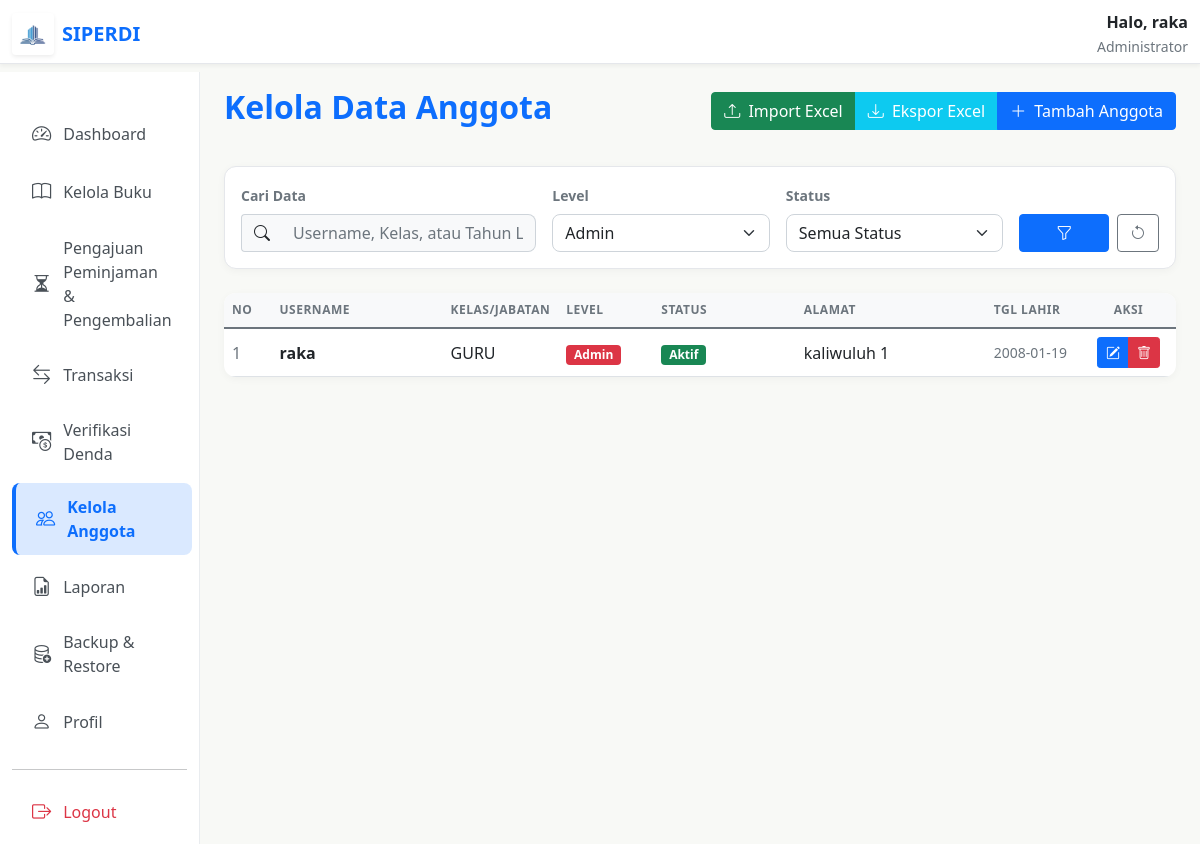
The app's page /admin/kelola-anggota/anggota.php?filter_level=admin (signed in), older data.
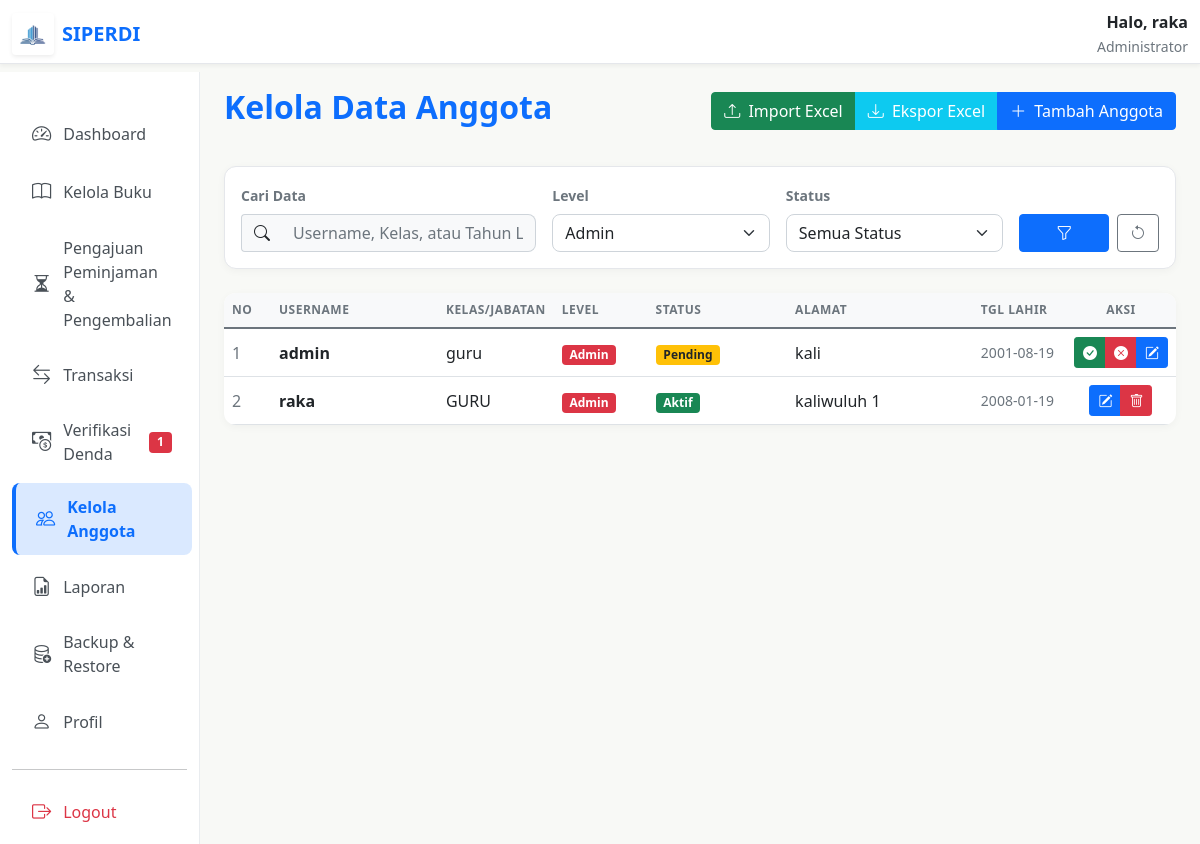
The same page, newer data.
### tables this page shows
CREATE TABLE `users` (
  `id` int(11) NOT NULL AUTO_INCREMENT,
  `username` varchar(50) NOT NULL,
  `password` varchar(255) NOT NULL,
  `level` enum('admin','user') NOT NULL,
  `created_at` timestamp NULL DEFAULT current_timestamp(),
  `kelas` varchar(50) DEFAULT NULL,
  `alamat` text DEFAULT NULL,
  `tanggal_lahir` date DEFAULT NULL,
  `status` enum('pending','aktif') DEFAULT 'pending',
  PRIMARY KEY (`id`),
  UNIQUE KEY `username` (`username`)
);

### admin/kelola-anggota/anggota.php (the view, shortened to what the changed rows need)
<?php
include __DIR__ . "/../../config/database.php";
 $count_denda_pending = mysqli_fetch_assoc(mysqli_query($conn, "SELECT COUNT(*) as total FROM transaksi WHERE status = 'pending_payment'"))['total'];
$perPage = 8;
$page = isset($_GET['page']) ? (int)$_GET['page'] : 1;
$start = ($page > 1) ? ($page * $perPage) - $perPage : 0;
$filter_level = $_GET['filter_level'] ?? 'all';
$filter_level_sql = mysqli_real_escape_string($conn, $filter_level);
$conditions = [];
if ($filter_level_sql != 'all') {
    $conditions[] = "level='$filter_level_sql'";
}
$query = "SELECT id, username, level, kelas, alamat, tanggal_lahir, status FROM users";
if (!empty($conditions)) {
    $query .= " WHERE " . implode(' AND ', $conditions);
}
$query .= " ORDER BY id DESC LIMIT $start, $perPage";
$result = mysqli_query($conn, $query);
$admin_name = $_SESSION['username'] ?? $_SESSION['nama'] ?? 'Admin';
if ($admin_name === 'Admin' && isset($_SESSION['id'])) {
    $query_user = mysqli_query($conn, "SELECT username FROM users WHERE id = " . (int)$_SESSION['id']);
    $data_user = mysqli_fetch_assoc($query_user);
    if ($data_user) {
        $admin_name = $data_user['username'];
    }
}
?>
<!DOCTYPE html>
<html lang="id">
<head>
    <link href="../../asset/css/bootstrap.min.css" rel="stylesheet">
    <link rel="stylesheet" href="../../asset/font/bootstrap-icons.css">
</head>
<body>
    <nav class="navbar navbar-custom fixed-top">
        <div class="container-fluid">
            <div class="d-none d-md-block text-end">
                <div class="fw-bold text-dark">Halo, <?= htmlspecialchars($admin_name) ?></div>
                <small class="text-muted">Administrator</small>
            </div>
        </div>
    </nav>
    <div class="container-fluid pt-5 mt-4">
        <div class="row">
            <nav class="col-md-3 col-lg-2 d-md-block sidebar collapse show">
                <div class="position-sticky pt-3">
                    <ul class="nav flex-column">
                        <li class="nav-item">
                            <a class="nav-link" href="../denda/verifikasi_denda.php">
                                <i class="bi bi-cash-coin"></i> Verifikasi Denda
                                <?php if ($count_denda_pending > 0): ?>
                                    <span class="badge bg-danger ms-auto"><?= $count_denda_pending ?></span>
                                <?php endif; ?>
                            </a>
                        </li>
                    </ul>
                </div>
            </nav>
            <main class="col-md-9 ms-sm-auto col-lg-10 px-md-4">
                <div class="d-flex justify-content-between flex-wrap flex-md-nowrap align-items-center pt-3 pb-2 mb-4">
                    <h2 class="fw-bold" style="color: var(--primary-blue);">Kelola Data Anggota</h2>
                </div>
                <div class="card card-custom border-0 overflow-hidden">
                    <div class="table-responsive">
                        <table class="table table-hover align-middle mb-0">
                            <thead>
                                <tr>
                                    <th width="5%">No</th>
                                    <th width="18%">Username</th>
                                    <th width="12%">Kelas/Jabatan</th>
                                    <th width="10%">Level</th>
                                    <th width="15%">Status</th>
                                    <th width="20%">Alamat</th>
                                    <th width="10%">Tgl Lahir</th>
                                    <th width="10%" class="text-center">Aksi</th>
                                </tr>
                            </thead>
                            <tbody>
                                <?php $no = $start + 1;
                                if (mysqli_num_rows($result) > 0) {
                                    while ($row = mysqli_fetch_assoc($result)): ?>
                                        <tr>
                                            <td class="text-muted"><?= $no++ ?></td>
                                            <td class="fw-bold text-dark"><?= htmlspecialchars($row['username']) ?></td>
                                            <td><?= htmlspecialchars($row['kelas'] ?? '-') ?></td>
                                            <td>
                                                <span class="badge <?= ($row['level'] ?? 'user') == 'admin' ? 'bg-danger text-white' : 'bg-primary text-white' ?>">
                                                    <?= ucfirst($row['level'] ?? 'user') ?>
                                                </span>
                                            </td>
                                            <td>
                                                <?php if ($row['status'] == 'aktif'): ?>
                                                    <span class="badge bg-success">Aktif</span>
                                                <?php else: ?>
                                                    <span class="badge bg-warning text-dark">Pending</span>
                                                <?php endif; ?>
                                            </td>
                                            <td class="text-truncate" style="max-width: 180px;" title="<?= htmlspecialchars($row['alamat'] ?? '') ?>"><?= htmlspecialchars($row['alamat'] ?? '-') ?></td>
                                            <td class="text-muted small"><?= $row['tanggal_lahir'] ?? '-' ?></td>
                                            <td class="text-center">
                                                <div class="btn-group" role="group">
                                                    <?php if ($row['status'] == 'pending'): ?>
                                                        <a href="update_status.php?id=<?= $row['id'] ?>&status=aktif"
                                                            class="btn btn-sm btn-success" title="Konfirmasi / Terima">
                                                            <i class="bi bi-check-circle-fill"></i>
                                                        </a>
                                                        <a href="hapus.php?id=<?= $row['id'] ?>"
                                                            onclick="return confirm('Apakah Anda yakin ingin MENOLAK dan menghapus pendaftaran <?= htmlspecialchars($row['username']) ?>?')"
                                                            class="btn btn-sm btn-danger"
                                                            title="Tolak / Hapus">
                                                            <i class="bi bi-x-circle-fill"></i>
                                                        </a>
                                                    <?php endif; ?>
                                                    <button onclick="openModalEdit(
                                                        '<?= $row['id'] ?>',
                                                        '<?= htmlspecialchars($row['username']) ?>',
                                                        '<?= htmlspecialchars($row['kelas'] ?? '') ?>',
                                                        '<?= htmlspecialchars($row['alamat'] ?? '') ?>',
                                                        '<?= $row['tanggal_lahir'] ?? '' ?>',
                                                        '<?= $row['level'] ?? 'user' ?>',
                                                        '<?= $row['status'] ?? 'pending' ?>'
                                                    )" class="btn btn-sm btn-primary" title="Edit Data">
                                                        <i class="bi bi-pencil-square"></i>
                                                    </button>
                                                    <?php if ($row['status'] != 'pending'): ?>
                                                        <a href="hapus.php?id=<?= $row['id'] ?>" onclick="return confirm('Yakin ingin menghapus anggota <?= htmlspecialchars($row['username']) ?>?')" class="btn btn-sm btn-danger" title="Hapus">
                                                            <i class="bi bi-trash"></i>
                                                        </a>
                                                    <?php endif; ?>
                                                </div>
                                            </td>
                                        </tr>
                                    <?php endwhile;
                                } ?>
                            </tbody>
                        </table>
                    </div>
                </div>
            </main>
        </div>
    </div>
</body>
</html>

Row changes from the older to the newer data that the page shows:
now on this page (row edited): users: username "admin", kelas "guru", level "Admin", status "Pending", alamat "kali", tanggal_lahir "2001-08-19"
Text that changed along with them:
$count_denda_pending: (not shown) → "1"
